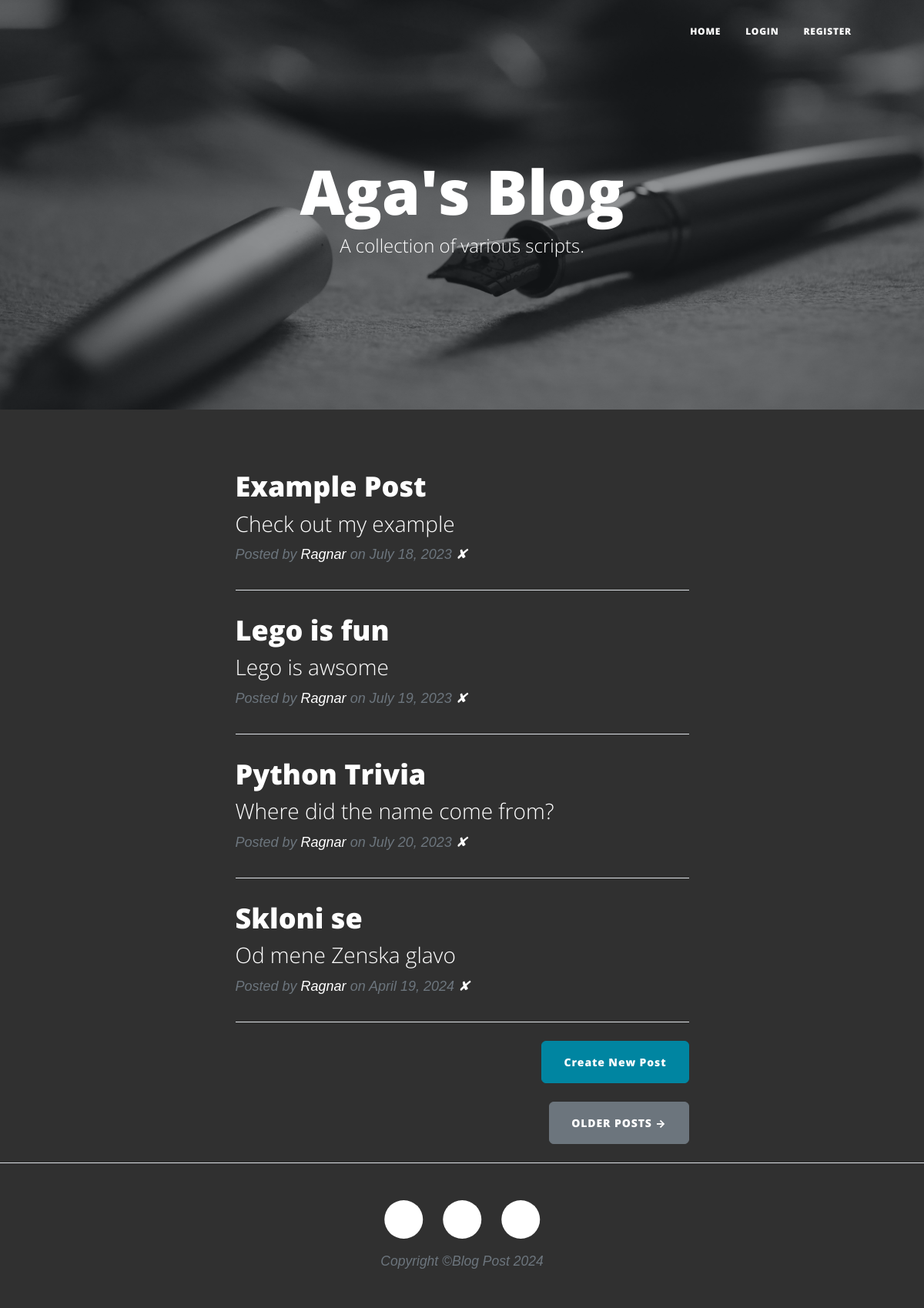
The page / on the database its author committed.
### blog_v3/models.py (models this page shows, shortened)
class BlogPost(db.Model, UserMixin):
    id = db.Column(db.Integer, primary_key=True)
    title = db.Column(db.String(250), unique=True, nullable=False)
    subtitle = db.Column(db.String(250), nullable=False)
    date = db.Column(db.String(250), nullable=False)
    body = db.Column(db.Text, nullable=False)
    img_url = db.Column(db.String(250), nullable=False)
    author_id = db.Column(db.Integer, ForeignKey('users.id'))
    author = relationship('Users', back_populates='posts')
    comments = relationship('Comments', back_populates='blog')

class Users(db.Model, UserMixin):
    id = db.Column(db.Integer, primary_key=True)
    email = db.Column(db.String, unique=True, nullable=False)
    name = db.Column(db.String(50), nullable=False)
    password = db.Column(db.String, nullable=False)
    posts = relationship('BlogPost', back_populates='author')
    comments = relationship('Comments', back_populates='author')

### blog_v3/routes.py (the view)
@main.route('/')
def get_all_posts():
    result = db.session.execute(db.select(BlogPost))
    posts = result.scalars().all()
    return render_template("index.html", all_posts=posts)

### blog_v3/templates/index.html
{% extends 'layout.html' %}
{% block content %}
<header
  class="masthead"
  style="background-image: url('../static/assets/img/home-bg.jpg')"
>
  <div class="container position-relative px-4 px-lg-5">
    <div class="row gx-4 gx-lg-5 justify-content-center">
      <div class="col-md-10 col-lg-8 col-xl-7">
        <div class="site-heading">
          <h1>Aga's Blog</h1>
          <span class="subheading">A collection of various scripts.</span>
        </div>
      </div>
    </div>
  </div>
</header>
<div class="container px-4 px-lg-5">
  <div class="row gx-4 gx-lg-5 justify-content-center">
    <div class="col-md-10 col-lg-8 col-xl-7">
      {% for post in all_posts %}
      <div class="post-preview">
        <a href="{{ url_for('main.show_post', post_id=post.id) }}">
          <h2 class="post-title">{{ post.title }}</h2>
          <h3 class="post-subtitle">{{ post.subtitle }}</h3>
        </a>
        <p class="post-meta">
          Posted by
          <a href="#">{{ post.author.name }}</a>
          on {{post.date}}
          <a href="{{url_for('main.delete_post', post_id=post.id) }}">✘</a>
        </p>
      </div>
      <hr class="my-4" />
      {% endfor %}
      <div class="d-flex justify-content-end mb-4">
        <a
          class="btn btn-primary float-right"
          href="{{url_for('main.add_new_post')}}"
          >Create New Post</a
        >
      </div>
      <div class="d-flex justify-content-end mb-4">
        <a class="btn btn-secondary text-uppercase" href="#!">Older Posts →</a>
      </div>
    </div>
  </div>
</div>
{% endblock content %}

### blog_v3/templates/layout.html (shortened to what this page needs)
<!DOCTYPE html>
<html lang="en">
  <head>
    {% block styles %}
    {{ bootstrap.load_css() }}
    <link
      href="{{ url_for('static', filename='css/styles.css') }}"
      rel="stylesheet"
    />
    <link
    href="{{ url_for('static', filename='css/custom_styles.css') }}"
    rel="stylesheet"/>
    {% endblock %}
  </head>
  <body>
    {% if not hide_navigation %}
        {% block navigation %}
    <nav class="navbar navbar-expand-lg navbar-light" id="mainNav">
      <div class="container px-4 px-lg-5">
        <div class="collapse navbar-collapse" id="navbarResponsive">
          <ul class="navbar-nav ms-auto py-4 py-lg-0">
            <li class="nav-item">
              <a
                class="nav-link px-lg-3 py-3 py-lg-4"
                href="{{ url_for('main.get_all_posts') }}"
                >Home</a
              >
            </li>
            {% if not current_user.is_authenticated %}
            <li class="nav-item">
              <a
                class="nav-link px-lg-3 py-3 py-lg-4"
                href="{{ url_for('main.login') }}"
                >Login</a
              >
            </li>
            <li class="nav-item">
              <a
                class="nav-link px-lg-3 py-3 py-lg-4"
                href="{{ url_for('main.register') }}"
                >Register</a
              >
            </li>
            {% endif %}
          </ul>
        </div>
      </div>
    </nav>
    {% endblock navigation %}
    {% endif %}
    {% block content %} {% endblock content %}
    {% if not hide_footer %}
        {% block footer %}
        <footer class="border-top">
            <div class="container px-4 px-lg-5">
                <div class="row gx-4 gx-lg-5 justify-content-center">
                    <div class="col-md-10 col-lg-8 col-xl-7">
                        <ul class="list-inline text-center">
                            <li class="list-inline-item">
                                <a href="#!">
                                    <span class="fa-stack fa-lg">
                                        <i class="fas fa-circle fa-stack-2x"></i>
                                        <i class="fab fa-twitter fa-stack-1x fa-inverse"></i>
                                    </span>
                                </a>
                            </li>
                            <li class="list-inline-item">
                                <a href="#!">
                                    <span class="fa-stack fa-lg">
                                        <i class="fas fa-circle fa-stack-2x"></i>
                                        <i class="fab fa-facebook-f fa-stack-1x fa-inverse"></i>
                                    </span>
                                </a>
                            </li>
                            <li class="list-inline-item">
                                <a href="#!">
                                    <span class="fa-stack fa-lg">
                                        <i class="fas fa-circle fa-stack-2x"></i>
                                        <i class="fab fa-github fa-stack-1x fa-inverse"></i>
                                    </span>
                                </a>
                            </li>
                        </ul>
                        <div class="small text-center text-muted fst-italic">Copyright &copy;Blog Post 2024</div>
                    </div>
                </div>
            </div>
        </footer>
        {% endblock footer %}
    {% endif %}
  </body>
</html>

### blog_v3/static/css/custom_styles.css (style rules this page uses)
body { background-color: #303030; color: white; font-family: Arial, sans-serif; }
h1, h2, h3, h4, h5, h6 { color: white; }
a { color: #ffffff; text-decoration: none; }

### rows shown on the page
BlogPost: title "Example Post", subtitle "Check out my example", author.name "Ragnar", date "July 18, 2023"
BlogPost: title "Lego is fun", subtitle "Lego is awsome", author.name "Ragnar", date "July 19, 2023"
BlogPost: title "Python Trivia", subtitle "Where did the name come from?", author.name "Ragnar", date "July 20, 2023"
BlogPost: title "Skloni se", subtitle "Od mene Zenska glavo", author.name "Ragnar", date "April 19, 2024"
